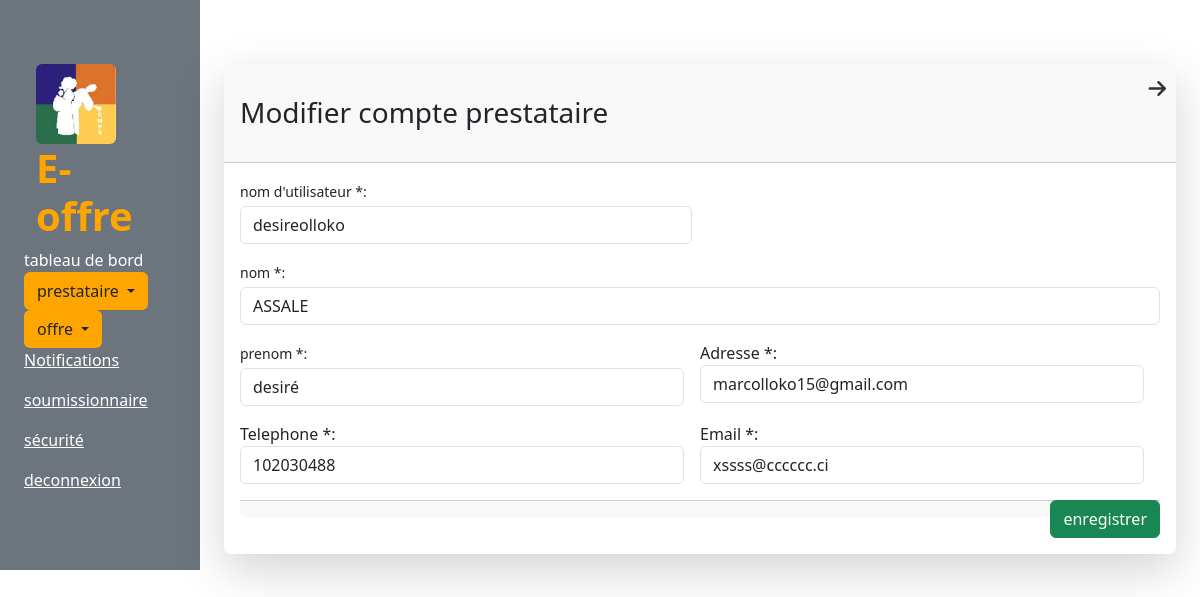
The app's page /compte_prestataire.php?a=u&id=25 with its own data.
### tables this page shows
CREATE TABLE IF NOT EXISTS `utilisateur` (
  `ID` int NOT NULL AUTO_INCREMENT,
  `username` varchar(50) NOT NULL,
  `password` varchar(255) DEFAULT NULL,
  `Email` varchar(100) NOT NULL,
  `date` timestamp NOT NULL DEFAULT CURRENT_TIMESTAMP,
  `type_utilisateur` int NOT NULL DEFAULT '1',
  PRIMARY KEY (`ID`),
  UNIQUE KEY `username` (`username`),
  UNIQUE KEY `email` (`Email`)
);

CREATE TABLE IF NOT EXISTS `prestataire` (
  `ID` int NOT NULL AUTO_INCREMENT,
  `NOM` varchar(30) DEFAULT NULL,
  `Prenom` varchar(300) DEFAULT NULL,
  `Adresse` varchar(300) DEFAULT NULL,
  `Telephone` int DEFAULT NULL,
  `Email` varchar(300) DEFAULT NULL,
  `date` timestamp NOT NULL DEFAULT CURRENT_TIMESTAMP,
  `id_utilisateur` int DEFAULT NULL,
  PRIMARY KEY (`ID`)
);

### compte_prestataire.php (the view, shortened to what this page needs)
<?php
include("system_appel/config.php");
if (isset($_GET['a']) && $_GET['a'] == 'u') {
    $id = $_GET['id'];
    $stmt = $pdo->prepare("select * FROM prestataire where id=:id ");
    $stmt->execute(['id' => $id]);
    $stmt->setFetchMode(PDO::FETCH_ASSOC);
    $prestataire = $stmt->fetch();
    if (isset($prestataire['ID'])) {
        $stmt = $pdo->prepare("select * FROM utilisateur where id=:id_utilisateur ");
        $stmt->execute(['id_utilisateur' => $prestataire['id_utilisateur']]);
        $stmt->setFetchMode(PDO::FETCH_ASSOC);
        $utilisateur = $stmt->fetch();
    }
}
?>
<!doctype html>
<html lang="fr">
<head>
    <link href="https://cdn.jsdelivr.net/npm/bootstrap@5.3.3/dist/css/bootstrap.min.css" rel="stylesheet"
>
    <link rel="stylesheet" href="https://cdnjs.cloudflare.com/ajax/libs/font-awesome/6.0.0-beta3/css/all.min.css">
    <link href="https://cdnjs.cloudflare.com/ajax/libs/font-awesome/6.0.0-beta3/css/all.min.css" rel="stylesheet">
</head>
<body class="">
    <div class="container-fluid">
        <div class="row full-height">
            <?php include('briques/menu1.php'); ?>
            <div class="col-md-10 bg-white text-white d-flex  justify-content-center">
                <div class="container-fluid">
                    <div class="row justify-content-start">
                        <div class="mb-3 mt-3">
                            <div class="card shadow-lg border-0 rounded-lg mt-5">
                                <div class="card-header justify-content-center">
                                    <?php if (isset($_GET['a']) && $_GET['a'] == 'u') {
                                    ?>
                                       <strong> <h3 class="fw-light my-4"><B>Modifier compte prestataire</B></h3></strong>
                                    <?php     } else { ?>
                                        <h3 class="fw-light my-4"><B>Créer un compte prestataire</B></h3>
                                    <?php } ?>
                                    <a href="accueil.php" class="close-button"><i class="fas fa-arrow-right"></i></a>
                                </div>
                                <div class="card-body">
                                    <form action="compte_prestataire.php" method="POST">
                                        <div class="row gx-3">
                                            <div class="col-md-6">
                                                <div class="mb-3">
                                                    <label class="small mb-1" for="inputusername">nom d'utilisateur *:</label>
                                                    <input class="form-control" value="<?php echo isset($utilisateur) ? $utilisateur['username'] : '' ?>" id="username" type="text" name="username"
                                                        placeholder="Entrer un nom" required>
                                                </div>
                                            </div>
                                            <div class="mb-3">
                                                <label class="small mb-1" for="inputnom">nom *:</label>
                                                <input class="form-control" value="<?php echo isset($prestataire) ? $prestataire['NOM'] : '' ?>" id="inputnom" type="nom" name="nom"
                                                    aria-describedby="nomHelp" placeholder="Entrer un nom" required>
                                            </div>
                                            <div class="row gx-3">
                                                <div class="col-md-6">
                                                    <div class="mb-3">
                                                        <label class="small mb-1" for="inputPrenom">prenom *:</label>
                                                        <input class="form-control" value="<?php echo isset($prestataire) ? $prestataire['Prenom'] : '' ?>" id="inputPrenom" type="prenom" name="prenom"
                                                            placeholder="Entrer un prenom" required>
                                                    </div>
                                                </div>
                                                <div class="col-md-6">
                                                    <div class="mb-3">
                                                        <label for="Adresse">Adresse *:</label>
                                                        <input class="form-control" value="<?php echo isset($prestataire) ? $prestataire['Adresse'] : '' ?>" type="Adresse" id="Adresse" name="Adresse"
                                                            placeholder="Entrer une Adresse" required>
                                                    </div>
                                                </div>
                                                <div class="col-md-6">
                                                    <div class="mb-3">
                                                        <label for="telephone">Telephone *:</label>
                                                        <input class="form-control" value="<?php echo isset($prestataire) ? $prestataire['Telephone'] : '' ?>" type="telephone" id="telephone"
                                                            name="telephone" placeholder="Entrer un numéro de telephone"
                                                            required>
                                                    </div>
                                                </div>
                                                <div class="col-md-6">
                                                    <div class="mb-3">
                                                        <label for="telephone">Email *:</label>
                                                        <input class="form-control" value="<?php echo isset($prestataire) ? $prestataire['Email'] : '' ?>" type="Email" id="Email" name="Email"
                                                            placeholder="Entrer un mail" required>
                                                    </div>
                                                </div>
                                            </div>
                                        </div>
                                        <input class="btn btn-success float-end" type="submit" value="enregistrer">
                                    </form>
                                    <div class="card-footer text-center">
                                    </div>
                                </div>
                            </div>
                        </div>
</body>
</html>

### compte_prestataire.php (style rules this page uses)
.close-button { position: absolute; top: 10px; right: 10px; font-size: 20px; color: #333; cursor: pointer; }

### briques/menu1.php (style rules this page uses)
.text-white { color: white; }

### records on screen
utilisateur: username "desireolloko"
prestataire: nom "ASSALE", prenom "desiré", Adresse "marcolloko15@gmail.com", telephone "102030488", Email "xssss@cccccc.ci"
